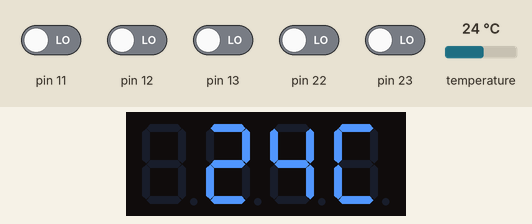
Simulated run of this sketch. Board: Arduino Uno, built with avr-gcc and run on an emulated ATmega328P. On the bench: 4-digit seven-segment display. Wiring (inferred from the names in the program): DS18B20 sensor: data pin 10; TM1637 display: clock pin 9; DIO pin 8. Inputs (shaded band) come from the test bench; at power-on: pin 11–13, pin 22, pin 23 LOW, temperature 24 °C.

Above: at 1.2 s.
1.3 s: temperature set to 12 °C
At 2.6 s:
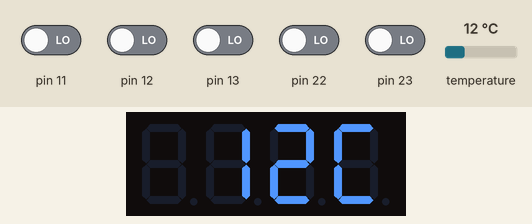
2.9 s: temperature set to 19 °C
At 4.2 s:
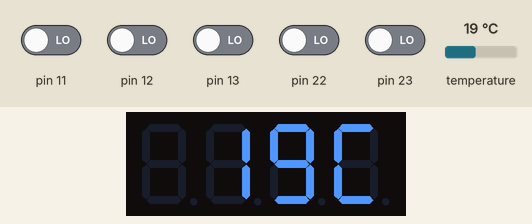
4.5 s: temperature set to 28 °C
At 5.9 s:
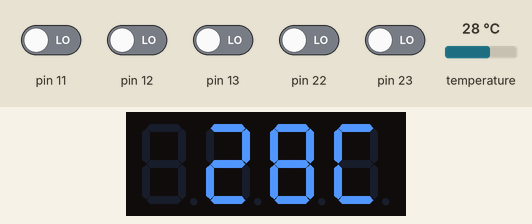
Timing chart, 0 to 7.5 s (numbered marks = the images above; inputs shaded):
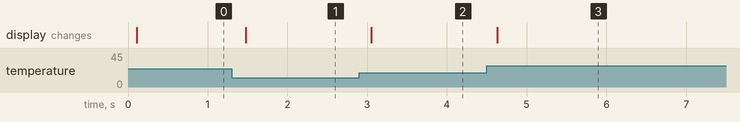

The sketch:

attiny_termomtr.ino
```cpp
#include <util/delay.h>

#define DS_PIN  PB2
#define CLK_PIN PB1
#define DIO_PIN PB0

const uint8_t digits[] = {0x3f, 0x06, 0x5b, 0x4f, 0x66, 0x6d, 0x7d, 0x07, 0x7f, 0x6f};

// --- Функції DS18B20 (залишаються без змін) ---
uint8_t ds_reset() {
  uint8_t r;
  DDRB |= (1 << DS_PIN); PORTB &= ~(1 << DS_PIN);
  _delay_us(480);
  DDRB &= ~(1 << DS_PIN); _delay_us(70);
  r = !(PINB & (1 << DS_PIN)); _delay_us(410);
  return r;
}

void ds_write_bit(uint8_t bit) {
  DDRB |= (1 << DS_PIN); _delay_us(1);
  if (bit) DDRB &= ~(1 << DS_PIN);
  _delay_us(60); DDRB &= ~(1 << DS_PIN);
}

uint8_t ds_read_bit() {
  uint8_t r = 0;
  DDRB |= (1 << DS_PIN); _delay_us(1);
  DDRB &= ~(1 << DS_PIN); _delay_us(14);
  if (PINB & (1 << DS_PIN)) r = 1;
  _delay_us(45); return r;
}

void ds_write_byte(uint8_t data) {
  for (uint8_t i = 0; i < 8; i++) ds_write_bit(data >> i & 1);
}

uint8_t ds_read_byte() {
  uint8_t data = 0;
  for (uint8_t i = 0; i < 8; i++) if (ds_read_bit()) data |= (1 << i);
  return data;
}

// --- Функції TM1637 (залишаються без змін) ---
void tm_send(uint8_t data) {
  for (uint8_t i = 0; i < 8; i++) {
    PORTB &= ~(1 << CLK_PIN);
    if (data & 1) PORTB |= (1 << DIO_PIN); else PORTB &= ~(1 << DIO_PIN);
    data >>= 1; _delay_us(1);
    PORTB |= (1 << CLK_PIN); _delay_us(1);
  }
  PORTB &= ~(1 << CLK_PIN); DDRB &= ~(1 << DIO_PIN);
  PORTB |= (1 << CLK_PIN); _delay_us(1); DDRB |= (1 << DIO_PIN);
}

void tm_start() {
  PORTB |= (1 << CLK_PIN); PORTB |= (1 << DIO_PIN);
  PORTB &= ~(1 << DIO_PIN);
}

void tm_stop() {
  PORTB &= ~(1 << CLK_PIN); PORTB &= ~(1 << DIO_PIN);
  PORTB |= (1 << CLK_PIN); PORTB |= (1 << DIO_PIN);
}

void setup() {
  DDRB |= (1 << CLK_PIN) | (1 << DIO_PIN);

  // Ініціалізація дисплея
  tm_start(); tm_send(0x40); tm_stop();
  tm_start(); tm_send(0x89); tm_stop();

  // --- НАЛАШТУВАННЯ ДАТЧИКА НА 9 БІТ (ШВИДКИЙ РЕЖИМ) ---
  ds_reset();
  ds_write_byte(0xCC); // Skip ROM
  ds_write_byte(0x4E); // Write Scratchpad
  ds_write_byte(0x4B); // TH (не важливо)
  ds_write_byte(0x46); // TL (не важливо)
  ds_write_byte(0x1F); // Конфігурація: 0x1F = 9 біт (0x7F = 12 біт)
  ds_reset();
}

void loop() {
  ds_reset();
  ds_write_byte(0xCC);
  ds_write_byte(0x44); // Convert T

  _delay_ms(100); // --- ТЕПЕР ЧЕКАЄМО ВСЬОГО 100 мс ЗАМІСТЬ 750 ---

  ds_reset();
  ds_write_byte(0xCC);
  ds_write_byte(0xBE);

  uint8_t low = ds_read_byte();
  uint8_t high = ds_read_byte();
  int16_t raw = (high << 8) | low;
  int8_t temp = raw >> 4;

  tm_start();
  tm_send(0xC0);
  tm_send(0x00);
  tm_send(digits[(temp / 10) % 10]);
  tm_send(digits[temp % 10]);
  tm_send(0x39);
  tm_stop();
}
```

Measured:
- after the input at 1.3 s, the display: changes after 0.18 s (image 1)
- after the input at 2.9 s, the display: changes after 0.15 s (image 2)
- after the input at 4.5 s, the display: changes after 0.13 s (image 3)
